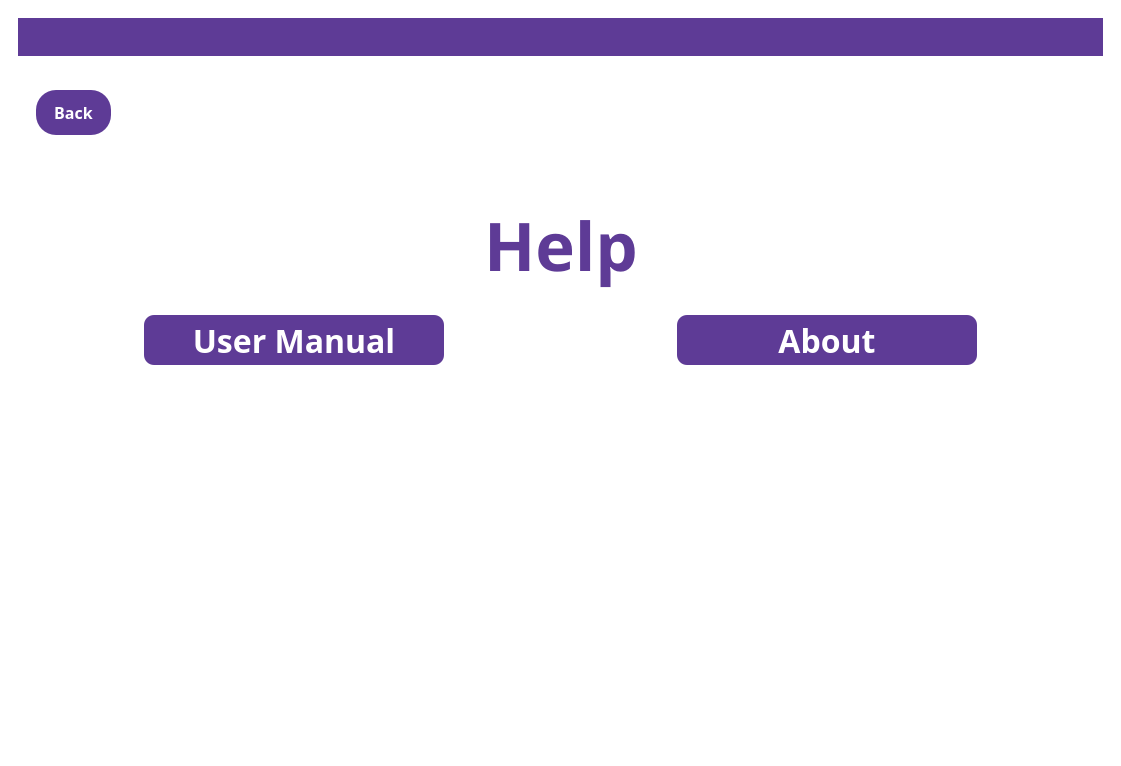
<?xml version="1.0" encoding="UTF-8"?>
<ui version="4.0">
 <class>MainWindow</class>
 <widget class="QMainWindow" name="MainWindow">
  <property name="geometry">
   <rect>
    <x>0</x>
    <y>0</y>
    <width>1121</width>
    <height>766</height>
   </rect>
  </property>
  <property name="windowTitle">
   <string>MainWindow</string>
  </property>
  <property name="styleSheet">
   <string notr="true">QMainWindow
{
background:white;
}</string>
  </property>
  <widget class="QWidget" name="centralwidget">
   <property name="styleSheet">
    <string notr="true">QWidget
{
background: white;
}</string>
   </property>
   <layout class="QVBoxLayout" name="verticalLayout">
    <item>
     <widget class="QWidget" name="widget" native="true">
      <layout class="QVBoxLayout" name="verticalLayout_2">
       <item>
        <widget class="QWidget" name="widget_2" native="true">
         <property name="maximumSize">
          <size>
           <width>16777215</width>
           <height>121</height>
          </size>
         </property>
         <property name="styleSheet">
          <string notr="true">QWidget
{
background-color:#5e3b96;
}</string>
         </property>
         <layout class="QHBoxLayout" name="horizontalLayout">
          <item>
           <spacer name="horizontalSpacer">
            <property name="orientation">
             <enum>Qt::Orientation::Horizontal</enum>
            </property>
            <property name="sizeHint" stdset="0">
             <size>
              <width>40</width>
              <height>20</height>
             </size>
            </property>
           </spacer>
          </item>
          <item>
           <widget class="QLabel" name="label">
            <property name="sizePolicy">
             <sizepolicy hsizetype="Maximum" vsizetype="Maximum">
              <horstretch>0</horstretch>
              <verstretch>0</verstretch>
             </sizepolicy>
            </property>
            <property name="maximumSize">
             <size>
              <width>421</width>
              <height>121</height>
             </size>
            </property>
            <property name="text">
             <string/>
            </property>
            <property name="pixmap">
             <pixmap>../softeng-main/logos/logog.jpg</pixmap>
            </property>
            <property name="scaledContents">
             <bool>true</bool>
            </property>
            <property name="wordWrap">
             <bool>false</bool>
            </property>
           </widget>
          </item>
          <item>
           <spacer name="horizontalSpacer_2">
            <property name="orientation">
             <enum>Qt::Orientation::Horizontal</enum>
            </property>
            <property name="sizeHint" stdset="0">
             <size>
              <width>40</width>
              <height>20</height>
             </size>
            </property>
           </spacer>
          </item>
         </layout>
        </widget>
       </item>
       <item>
        <spacer name="verticalSpacer">
         <property name="orientation">
          <enum>Qt::Orientation::Vertical</enum>
         </property>
         <property name="sizeType">
          <enum>QSizePolicy::Policy::Fixed</enum>
         </property>
         <property name="sizeHint" stdset="0">
          <size>
           <width>20</width>
           <height>10</height>
          </size>
         </property>
        </spacer>
       </item>
       <item>
        <widget class="QWidget" name="widget_3" native="true">
         <layout class="QHBoxLayout" name="horizontalLayout_2">
          <item>
           <widget class="QWidget" name="widget_4" native="true">
            <property name="sizePolicy">
             <sizepolicy hsizetype="Fixed" vsizetype="Preferred">
              <horstretch>0</horstretch>
              <verstretch>0</verstretch>
             </sizepolicy>
            </property>
            <layout class="QVBoxLayout" name="verticalLayout_3">
             <item>
              <widget class="QPushButton" name="back">
               <property name="sizePolicy">
                <sizepolicy hsizetype="Fixed" vsizetype="Fixed">
                 <horstretch>0</horstretch>
                 <verstretch>0</verstretch>
                </sizepolicy>
               </property>
               <property name="minimumSize">
                <size>
                 <width>75</width>
                 <height>45</height>
                </size>
               </property>
               <property name="maximumSize">
                <size>
                 <width>550</width>
                 <height>350</height>
                </size>
               </property>
               <property name="font">
                <font>
                 <family>Arial Black</family>
                 <pointsize>12</pointsize>
                 <bold>true</bold>
                </font>
               </property>
               <property name="styleSheet">
                <string notr="true">QPushButton
{
background-color: #5e3b96;
color:white;
 border-radius:20px;
}</string>
               </property>
               <property name="text">
                <string>Back</string>
               </property>
              </widget>
             </item>
             <item>
              <spacer name="verticalSpacer_2">
               <property name="orientation">
                <enum>Qt::Orientation::Vertical</enum>
               </property>
               <property name="sizeHint" stdset="0">
                <size>
                 <width>20</width>
                 <height>40</height>
                </size>
               </property>
              </spacer>
             </item>
            </layout>
           </widget>
          </item>
          <item>
           <widget class="QWidget" name="widget_5" native="true">
            <property name="styleSheet">
             <string notr="true"/>
            </property>
            <layout class="QVBoxLayout" name="verticalLayout_4">
             <item>
              <spacer name="verticalSpacer_3">
               <property name="orientation">
                <enum>Qt::Orientation::Vertical</enum>
               </property>
               <property name="sizeType">
                <enum>QSizePolicy::Policy::Fixed</enum>
               </property>
               <property name="sizeHint" stdset="0">
                <size>
                 <width>20</width>
                 <height>100</height>
                </size>
               </property>
              </spacer>
             </item>
             <item>
              <widget class="QWidget" name="widget_10" native="true">
               <property name="sizePolicy">
                <sizepolicy hsizetype="Preferred" vsizetype="Fixed">
                 <horstretch>0</horstretch>
                 <verstretch>0</verstretch>
                </sizepolicy>
               </property>
               <layout class="QHBoxLayout" name="horizontalLayout_8">
                <item>
                 <spacer name="horizontalSpacer_17">
                  <property name="orientation">
                   <enum>Qt::Orientation::Horizontal</enum>
                  </property>
                  <property name="sizeHint" stdset="0">
                   <size>
                    <width>40</width>
                    <height>20</height>
                   </size>
                  </property>
                 </spacer>
                </item>
                <item>
                 <widget class="QLabel" name="databaselabel_3">
                  <property name="font">
                   <font>
                    <family>Arial Black</family>
                    <pointsize>50</pointsize>
                    <bold>true</bold>
                   </font>
                  </property>
                  <property name="styleSheet">
                   <string notr="true">QLabel
{
color:#5e3b96;
}</string>
                  </property>
                  <property name="text">
                   <string>Help</string>
                  </property>
                 </widget>
                </item>
                <item>
                 <spacer name="horizontalSpacer_18">
                  <property name="orientation">
                   <enum>Qt::Orientation::Horizontal</enum>
                  </property>
                  <property name="sizeHint" stdset="0">
                   <size>
                    <width>40</width>
                    <height>20</height>
                   </size>
                  </property>
                 </spacer>
                </item>
               </layout>
              </widget>
             </item>
             <item>
              <widget class="QWidget" name="widget_6" native="true">
               <property name="sizePolicy">
                <sizepolicy hsizetype="Preferred" vsizetype="Fixed">
                 <horstretch>0</horstretch>
                 <verstretch>0</verstretch>
                </sizepolicy>
               </property>
               <layout class="QHBoxLayout" name="horizontalLayout_3">
                <item>
                 <spacer name="horizontalSpacer_3">
                  <property name="orientation">
                   <enum>Qt::Orientation::Horizontal</enum>
                  </property>
                  <property name="sizeType">
                   <enum>QSizePolicy::Policy::Expanding</enum>
                  </property>
                  <property name="sizeHint" stdset="0">
                   <size>
                    <width>200</width>
                    <height>20</height>
                   </size>
                  </property>
                 </spacer>
                </item>
                <item>
                 <widget class="QPushButton" name="usermanual">
                  <property name="sizePolicy">
                   <sizepolicy hsizetype="Fixed" vsizetype="Minimum">
                    <horstretch>0</horstretch>
                    <verstretch>0</verstretch>
                   </sizepolicy>
                  </property>
                  <property name="minimumSize">
                   <size>
                    <width>300</width>
                    <height>25</height>
                   </size>
                  </property>
                  <property name="font">
                   <font>
                    <family>Arial Black</family>
                    <pointsize>24</pointsize>
                    <bold>true</bold>
                   </font>
                  </property>
                  <property name="styleSheet">
                   <string notr="true">QPushButton
{
background-color:#5e3b96 ;
color:white;
 border-radius:10px;
}</string>
                  </property>
                  <property name="text">
                   <string>User Manual</string>
                  </property>
                 </widget>
                </item>
                <item>
                 <spacer name="horizontalSpacer_14">
                  <property name="orientation">
                   <enum>Qt::Orientation::Horizontal</enum>
                  </property>
                  <property name="sizeHint" stdset="0">
                   <size>
                    <width>500</width>
                    <height>0</height>
                   </size>
                  </property>
                 </spacer>
                </item>
                <item>
                 <widget class="QPushButton" name="about">
                  <property name="sizePolicy">
                   <sizepolicy hsizetype="Fixed" vsizetype="Minimum">
                    <horstretch>0</horstretch>
                    <verstretch>0</verstretch>
                   </sizepolicy>
                  </property>
                  <property name="minimumSize">
                   <size>
                    <width>300</width>
                    <height>50</height>
                   </size>
                  </property>
                  <property name="font">
                   <font>
                    <family>Arial Black</family>
                    <pointsize>24</pointsize>
                    <bold>true</bold>
                   </font>
                  </property>
                  <property name="styleSheet">
                   <string notr="true">QPushButton
{
background-color:#5e3b96 ;
color:white;
 border-radius:10px;
}</string>
                  </property>
                  <property name="text">
                   <string>About</string>
                  </property>
                 </widget>
                </item>
                <item>
                 <spacer name="horizontalSpacer_15">
                  <property name="orientation">
                   <enum>Qt::Orientation::Horizontal</enum>
                  </property>
                  <property name="sizeHint" stdset="0">
                   <size>
                    <width>200</width>
                    <height>20</height>
                   </size>
                  </property>
                 </spacer>
                </item>
               </layout>
              </widget>
             </item>
             <item>
              <spacer name="verticalSpacer_4">
               <property name="orientation">
                <enum>Qt::Orientation::Vertical</enum>
               </property>
               <property name="sizeHint" stdset="0">
                <size>
                 <width>20</width>
                 <height>40</height>
                </size>
               </property>
              </spacer>
             </item>
            </layout>
           </widget>
          </item>
          <item>
           <widget class="QWidget" name="widget_7" native="true">
            <property name="sizePolicy">
             <sizepolicy hsizetype="Fixed" vsizetype="Preferred">
              <horstretch>0</horstretch>
              <verstretch>0</verstretch>
             </sizepolicy>
            </property>
            <layout class="QVBoxLayout" name="verticalLayout_5">
             <item>
              <widget class="QPushButton" name="aa">
               <property name="sizePolicy">
                <sizepolicy hsizetype="Fixed" vsizetype="Fixed">
                 <horstretch>0</horstretch>
                 <verstretch>0</verstretch>
                </sizepolicy>
               </property>
               <property name="minimumSize">
                <size>
                 <width>75</width>
                 <height>45</height>
                </size>
               </property>
               <property name="maximumSize">
                <size>
                 <width>550</width>
                 <height>350</height>
                </size>
               </property>
               <property name="font">
                <font>
                 <family>Arial Black</family>
                 <pointsize>12</pointsize>
                 <bold>true</bold>
                </font>
               </property>
               <property name="styleSheet">
                <string notr="true">QPushButton
{
color:white;
 border-radius:20px;
}</string>
               </property>
               <property name="text">
                <string>Back</string>
               </property>
              </widget>
             </item>
             <item>
              <spacer name="verticalSpacer_5">
               <property name="orientation">
                <enum>Qt::Orientation::Vertical</enum>
               </property>
               <property name="sizeHint" stdset="0">
                <size>
                 <width>20</width>
                 <height>40</height>
                </size>
               </property>
              </spacer>
             </item>
            </layout>
           </widget>
          </item>
         </layout>
        </widget>
       </item>
      </layout>
     </widget>
    </item>
   </layout>
  </widget>
 </widget>
 <resources/>
 <connections/>
</ui>
